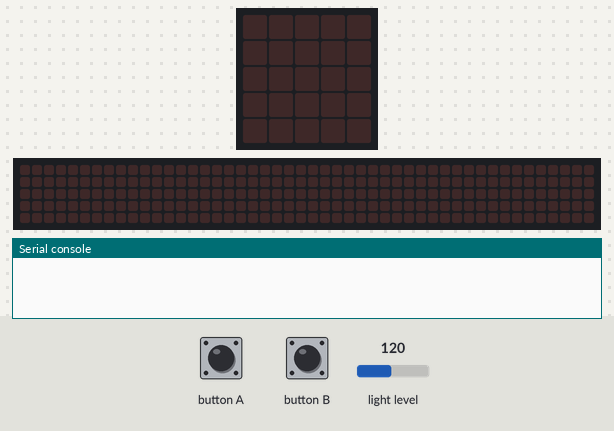
The program below on a simulated BBC micro:bit (MakeCode). Shown: the board's 5×5 LED display, a strip that is not on the board, showing the scrolling text unrolled, the last lines printed to the serial console. The test bench sets the inputs (shaded band); at power-on: light level 120. The 48×5 strip is a reading aid, not a part: it shows the text the display is scrolling, unrolled, one strip-width of it at a time.

Above: at 1.2 s.
1.3 s: button B pressed for 0.15 s
At 2.6 s:
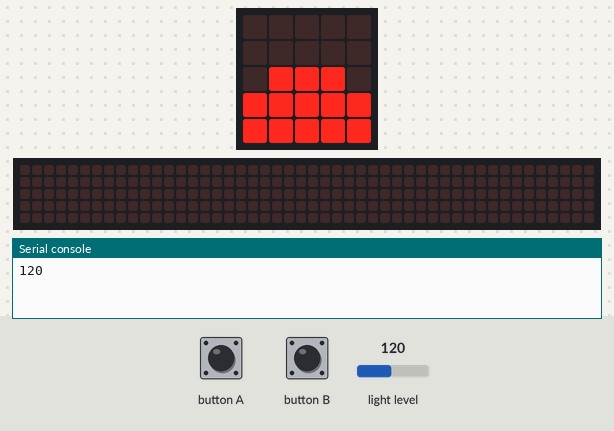
2.9 s: button A pressed for 0.15 s
At 3.12 s:
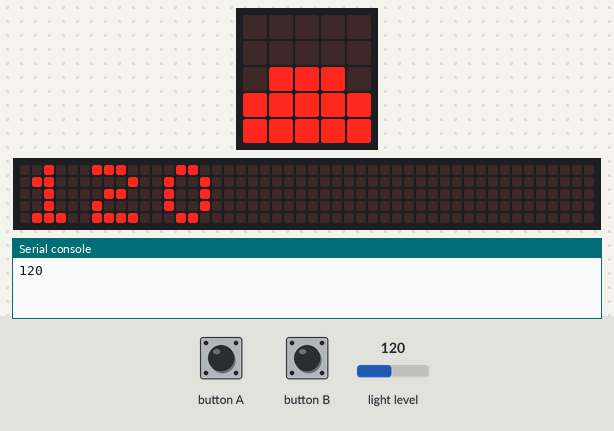
5.9 s: button B pressed for 0.15 s
At 7.7 s:
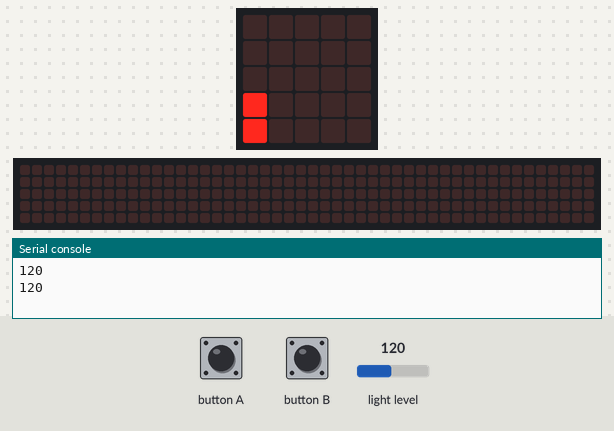
8.9 s: button A pressed for 0.15 s
At 9.12 s:
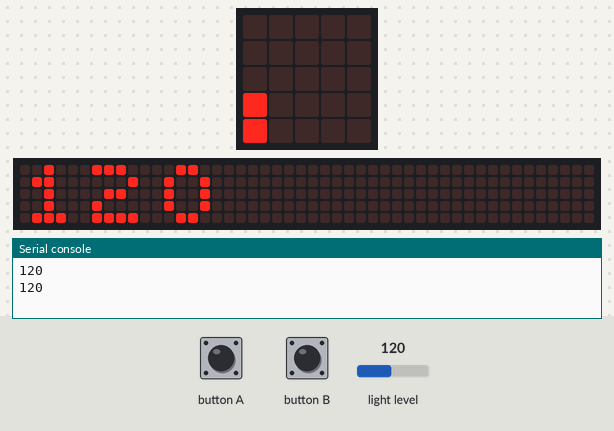
12.0 s: button B pressed 5 times (0.12 s each, 0.3 s apart)
At 12.27 s:
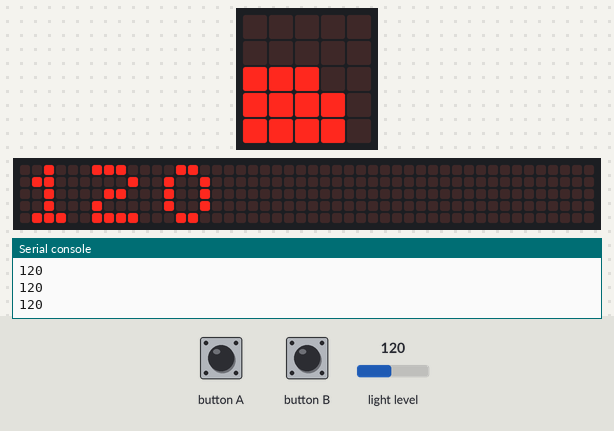
15.0 s: button A pressed for 0.15 s
At 18.52 s:
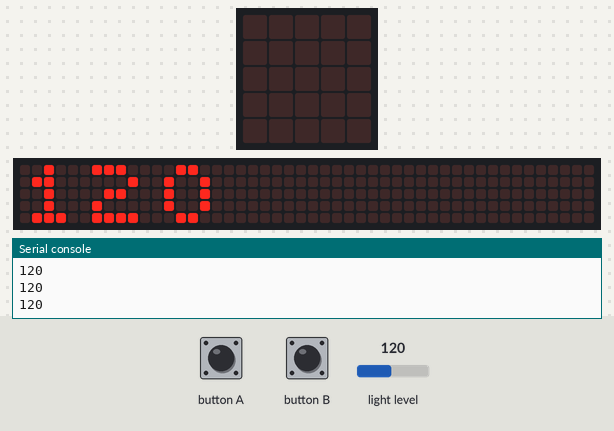

Measured:
- after the input at 1.3 s, the display: changes after 0.15 s (image 1)
- after the input at 2.9 s, the display: changes after 0.15 s (image 2)
- after the input at 5.9 s, the display: first differs from a run without the input after 0.15 s (image 3 shows a later state)
- after the input at 8.9 s, the display: changes after 0.15 s (image 4)
- after the input at 12.0 s, the display: first differs from a run without the input after 0.12 s (image 5 shows a later state)
- after the input at 15.0 s, the display: first changes after 0.15 s (image 6 shows a later state)
- what the display in image 6 shows lasts 0.5 s, from 18.3 s to 18.8 s

The program:

Ex17.py
```python
def on_button_pressed_a():
    basic.show_number(input.light_level())
input.on_button_pressed(Button.A, on_button_pressed_a)

def on_button_pressed_b():
    led.plot_bar_graph(input.light_level(), 255)
input.on_button_pressed(Button.B, on_button_pressed_b)
```
